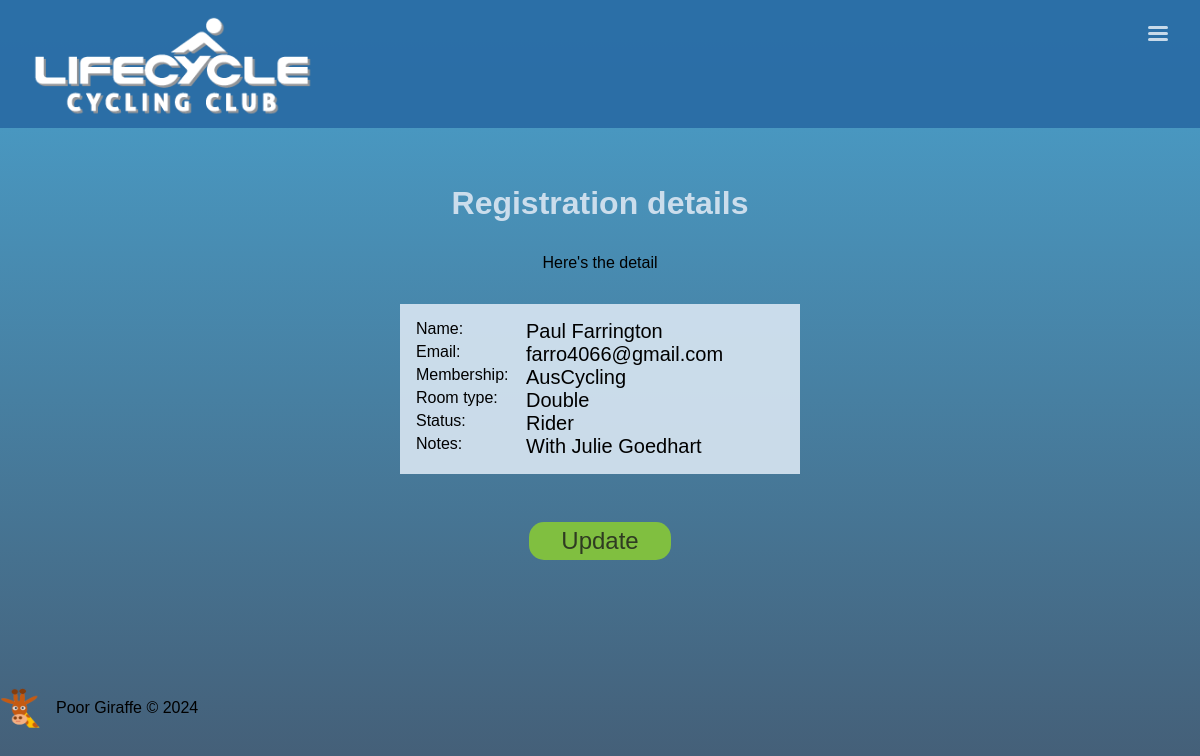
The page /registrations/1/ on the database as committed earlier.
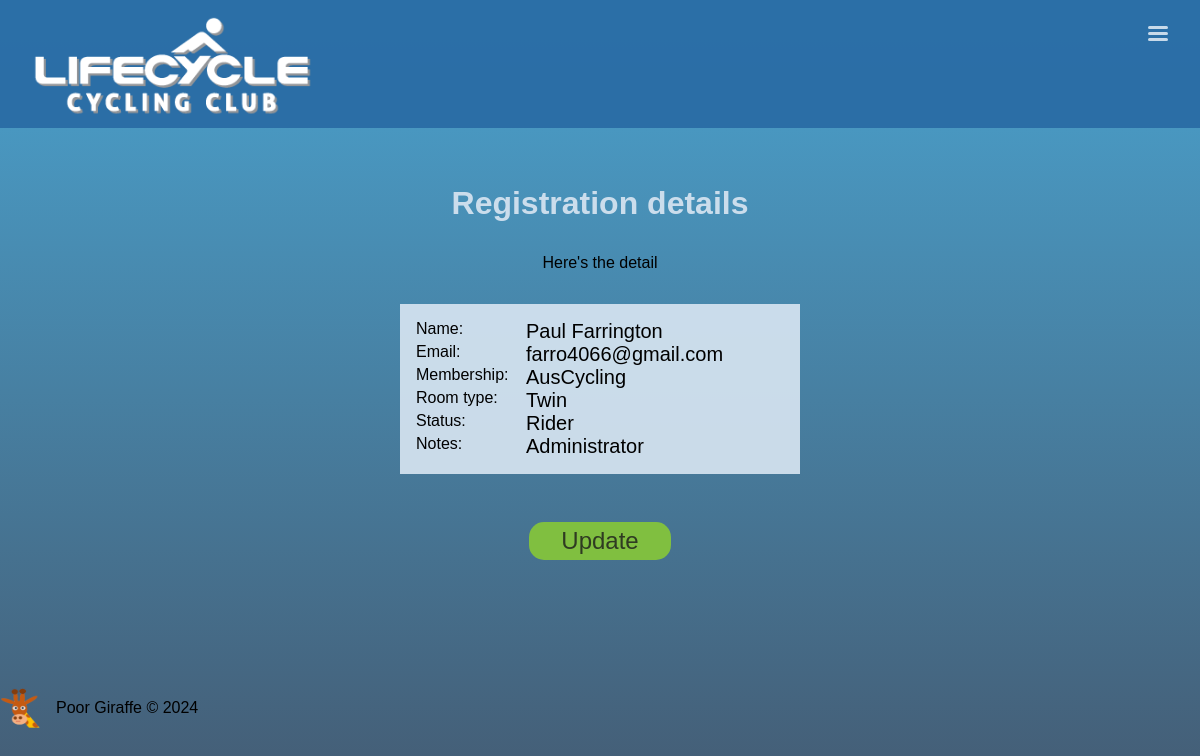
The same page on the database as committed later.
### book/models.py (models this page shows, shortened)
class Registration(models.Model):
	name = models.CharField(max_length=30)
	email = models.EmailField()
	membership = models.ForeignKey(Membership, on_delete=models.CASCADE, null=True)
	status = models.ForeignKey(Status, on_delete=models.CASCADE)
	room = models.ForeignKey(RoomType, on_delete=models.CASCADE)
	notes = models.CharField(max_length=100, blank=True, null=True)

class RoomType(models.Model):
	description = models.CharField(max_length=20)
	supplement = models.IntegerField()
	def __str__(self):
		return self.description

class Membership(models.Model):
	membership = models.CharField(max_length=30)
	def __str__(self):
		return self.membership

class Status(models.Model):
	status = models.CharField(max_length=20)
	def __str__(self):
		return self.status

### book/views.py (the view)
# urls.py: path('registrations/<int:pk>/', registration, name='registration'),
def registration(request, pk):
	registration = get_object_or_404(Registration, id = pk)
	context = {
		'registration': registration,
	}
	return render(request, 'registration.html', context)

### book/template/registration.html (shortened to what this page needs)
{% extends 'base.html' %}
{% load static %}
{% block main %}
	<main>
		<h1>Registration details</h1>
		<p>Here's the detail</p>
		<div class='confirm'>
			<p>Name: <span>{{ registration.name }}</span></p>
			<p>Email: <span>{{ registration.email }}</span></p>
			<p>Membership: <span>{{ registration.membership }}</span></p>
			<p>Room type: <span>{{ registration.room }}</span></p>
			<p>Status: <span>{{ registration.status }}</span></p>
			<p>Notes: <span>{{ registration.notes }}</span></p>
		</div>
		<a href="{% url 'update' registration.id %}"><button>Update</button></a>
	</main>
{% endblock %}

Rows that differ between the two databases and show on the page:
changed Registration "Paul Farrington": room "Double" → "Twin"; notes "With Julie Goedhart" → "Administrator"
